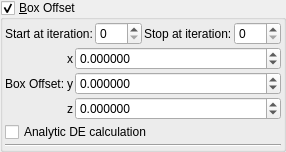
    <widget class="MyGroupBox" name="groupCheck_transf_function_enabledx_false">
     <property name="title">
      <string>&amp;Box Offset</string>
     </property>
     <property name="checkable">
      <bool>true</bool>
     </property>
     <layout class="QVBoxLayout" name="verticalLayout_21" stretch="0,0,0,0">
      <property name="spacing">
       <number>2</number>
      </property>
      <property name="leftMargin">
       <number>2</number>
      </property>
      <property name="topMargin">
       <number>2</number>
      </property>
      <property name="rightMargin">
       <number>2</number>
      </property>
      <property name="bottomMargin">
       <number>2</number>
      </property>
      <item>
       <layout class="QGridLayout" name="gridLayout_64">
        <property name="spacing">
         <number>2</number>
        </property>
        <item row="1" column="3">
         <widget class="MySpinBox" name="spinboxInt_transf_stop_iterations_A">
          <property name="sizePolicy">
           <sizepolicy hsizetype="Minimum" vsizetype="Maximum">
            <horstretch>0</horstretch>
            <verstretch>0</verstretch>
           </sizepolicy>
          </property>
          <property name="maximum">
           <number>999</number>
          </property>
         </widget>
        </item>
        <item row="1" column="1">
         <widget class="MySpinBox" name="spinboxInt_transf_start_iterations_A">
          <property name="sizePolicy">
           <sizepolicy hsizetype="Minimum" vsizetype="Maximum">
            <horstretch>0</horstretch>
            <verstretch>0</verstretch>
           </sizepolicy>
          </property>
          <property name="maximum">
           <number>999</number>
          </property>
         </widget>
        </item>
        <item row="1" column="2">
         <widget class="QLabel" name="label_248">
          <property name="text">
           <string>Stop at iteration:</string>
          </property>
         </widget>
        </item>
        <item row="1" column="0">
         <widget class="QLabel" name="label_249">
          <property name="text">
           <string>Start at iteration:</string>
          </property>
         </widget>
        </item>
       </layout>
      </item>
      <item>
       <layout class="QGridLayout" name="gridLayout" columnstretch="0,0,0,1">
        <property name="spacing">
         <number>2</number>
        </property>
        <item row="1" column="3">
         <widget class="MyDoubleSpinBox" name="spinbox3_transf_addition_constantA_000_x">
          <property name="sizePolicy">
           <sizepolicy hsizetype="Minimum" vsizetype="Maximum">
            <horstretch>0</horstretch>
            <verstretch>0</verstretch>
           </sizepolicy>
          </property>
          <property name="prefix">
           <string/>
          </property>
          <property name="suffix">
           <string/>
          </property>
          <property name="decimals">
           <number>6</number>
          </property>
          <property name="minimum">
           <double>-99.989999999999995</double>
          </property>
          <property name="maximum">
           <double>99.989999999999995</double>
          </property>
          <property name="singleStep">
           <double>0.100000000000000</double>
          </property>
         </widget>
        </item>
        <item row="2" column="3">
         <widget class="MyDoubleSpinBox" name="spinbox3_transf_addition_constantA_000_y">
          <property name="sizePolicy">
           <sizepolicy hsizetype="Minimum" vsizetype="Maximum">
            <horstretch>0</horstretch>
            <verstretch>0</verstretch>
           </sizepolicy>
          </property>
          <property name="prefix">
           <string/>
          </property>
          <property name="suffix">
           <string/>
          </property>
          <property name="decimals">
           <number>6</number>
          </property>
          <property name="minimum">
           <double>-99.989999999999995</double>
          </property>
          <property name="maximum">
           <double>99.989999999999995</double>
          </property>
          <property name="singleStep">
           <double>0.100000000000000</double>
          </property>
         </widget>
        </item>
        <item row="3" column="2">
         <widget class="QLabel" name="label_111">
          <property name="text">
           <string notr="true">z</string>
          </property>
         </widget>
        </item>
        <item row="1" column="2">
         <widget class="QLabel" name="label_109">
          <property name="text">
           <string notr="true">x</string>
          </property>
         </widget>
        </item>
        <item row="2" column="1">
         <widget class="QLabel" name="label_2">
          <property name="text">
           <string>Box Offset:</string>
          </property>
         </widget>
        </item>
        <item row="2" column="2">
         <widget class="QLabel" name="label_110">
          <property name="text">
           <string notr="true">y</string>
          </property>
         </widget>
        </item>
        <item row="3" column="3">
         <widget class="MyDoubleSpinBox" name="spinbox3_transf_addition_constantA_000_z">
          <property name="sizePolicy">
           <sizepolicy hsizetype="Minimum" vsizetype="Maximum">
            <horstretch>0</horstretch>
            <verstretch>0</verstretch>
           </sizepolicy>
          </property>
          <property name="prefix">
           <string/>
          </property>
          <property name="suffix">
           <string/>
          </property>
          <property name="decimals">
           <number>6</number>
          </property>
          <property name="minimum">
           <double>-99.989999999999995</double>
          </property>
          <property name="maximum">
           <double>99.989999999999995</double>
          </property>
          <property name="singleStep">
           <double>0.100000000000000</double>
          </property>
         </widget>
        </item>
       </layout>
      </item>
      <item>
       <widget class="QCheckBox" name="checkBox_transf_function_enabled_false">
        <property name="toolTip">
         <string>&lt;html&gt;&lt;head/&gt;&lt;body&gt;&lt;p&gt;Can sometimes improve render quality when using analytic DE&lt;/p&gt;&lt;/body&gt;&lt;/html&gt;</string>
        </property>
        <property name="text">
         <string>Analytic DE calculation</string>
        </property>
       </widget>
      </item>
      <item>
       <widget class="Line" name="line_9">
        <property name="orientation">
         <enum>Qt::Horizontal</enum>
        </property>
       </widget>
      </item>
     </layout>
    </widget>
